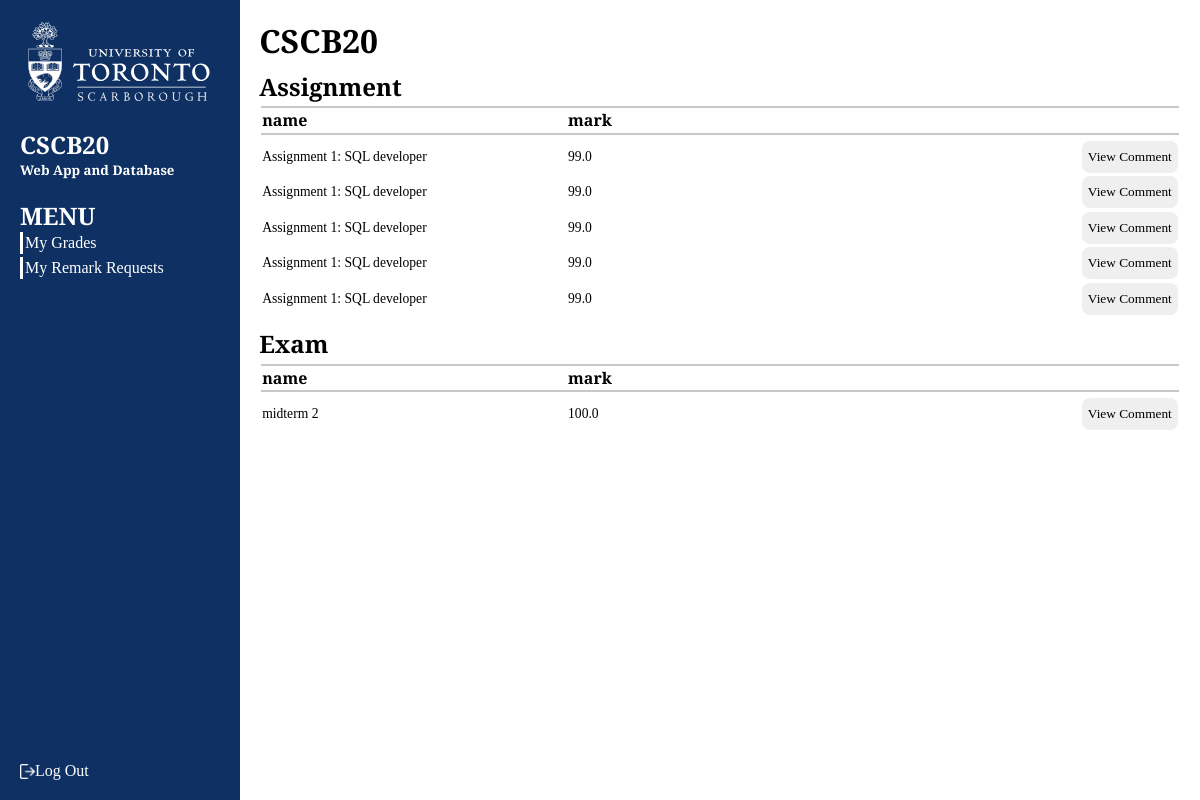
The app's page /student_remark.html (signed in), older data.
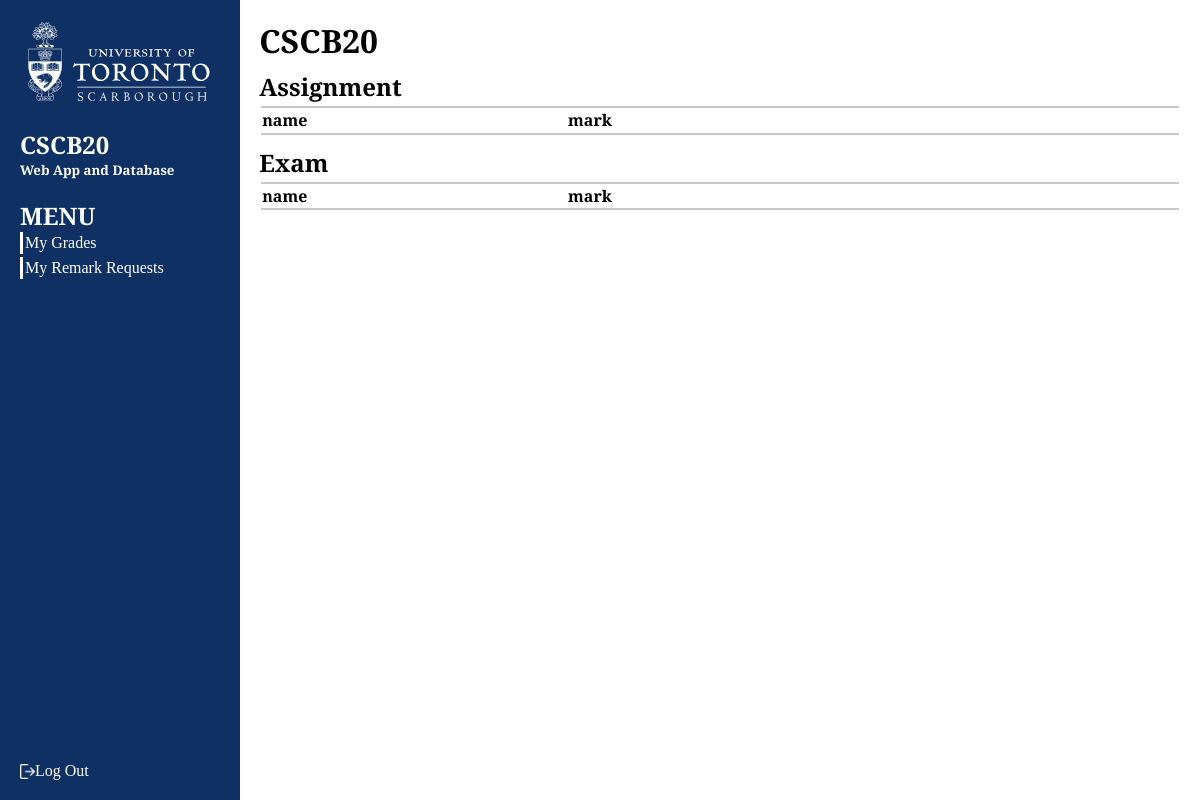
The same page, newer data.
### modules/models.py (models this page shows)
class Assignment(db.Model):
    __tablename__ = 'Assignment'
    aid = db.Column(db.String(5), primary_key = True)
    name = db.Column(db.String(30), nullable = False)
    due_date = db.Column(db.String(20), nullable = False)
    description = db.Column(db.String(2000), nullable = False)
    weight = db.Column(db.Float, nullable = False)
    total_point = db.Column(db.Integer, nullable = False)
    assignment_grades = db.relationship('Assignment_Grade', backref='assignments', lazy = True)

class Assignment_Grade(db.Model):
    __tablename__ = 'Assignment_Grade'
    sid = db.Column(db.String(20), primary_key = True)
    aid = db.Column(db.String(5), db.ForeignKey('Assignment.aid'), primary_key = True, nullable = False)
    grade = db.Column(db.Float, nullable = False)

class Exam(db.Model):
    __tablename__ = 'Exam'
    eid = db.Column(db.String(5), primary_key = True)
    name = db.Column(db.String(30), nullable = False)
    date = db.Column(db.String(20), nullable = False)
    weight = db.Column(db.Float, nullable = False)
    exam_grades = db.relationship('Exam_Grade', backref='exams', lazy=True)

class Exam_Grade(db.Model):
    __tablename__ = 'Exam_Grade'
    sid = db.Column(db.String(20), primary_key = True)
    eid = db.Column(db.String(5), db.ForeignKey('Exam.eid'), primary_key = True)
    grade = db.Column(db.Float)

### modules/student_side/student.py (the view)
@student.route('/my_remark_request')
@student.route('/student_remark.html')
def my_remark_request():
    if session['user-type'] != 'student':
        return redirect(url_for('home'))
    if 'username' not in session.keys():
        return redirect(url_for('auth.signin'))
    return render_template('student_remark.html',
                           assignment_remark_results = get_assignment_remark_req(),
                           exam_remark_results = get_exam_remark_req())

### modules/models.py (called while the page is built)
def get_utorid_by_username(username):
    return Login.query.filter(Login.username == username).first().utorid

### modules/student_side/remark_req.py (called while the page is built)
def get_assignment_remark_req():
    ass_req = Assignment_Regrade_Request.query.all()
    cur_utorid = get_utorid_by_username(session['username'])
    ret = []
    for item in ass_req:
        dict = {'name': Assignment.query.filter(Assignment.aid == item.aid).first().name,
            'mark': Assignment_Grade.query.filter(Assignment_Grade.aid == item.aid and\
                                                  Assignment_Grade.sid == cur_utorid).first().grade,
            'comment': item.comment}
        ret.append(dict)
    return ret

def get_exam_remark_req():
    exam_req = Exam_Regrade_Request.query.all()
    cur_utorid = get_utorid_by_username(session['username'])
    ret = []
    for item in exam_req:
        dict = {'name': Exam.query.filter(Exam.eid == item.eid).first().name,
            'mark': Exam_Grade.query.filter(Exam_Grade.eid == item.eid and \
                                            Exam_Grade.sid == cur_utorid).first().grade,
            'comment': item.comment}
        ret.append(dict)
    return ret

### templates/student_remark.html (shortened to what this page needs)
{% extends 'user_template.html' %} {% block more_css %}
<link rel="stylesheet" href="../static/css/student_remark.css" />
{% endblock %}  {% block custom_menu %}
<a href="student_grades.html"><li>My Grades</li></a>
<a href="student_remark.html"><li>My Remark Requests</li></a>
{% endblock%}{% block content %}
<main>
  <h1>CSCB20</h1>
  <div class="assessment-list-box">
    <h2>Assignment</h2>
    <table>
      <thead>
        <th>name</th>
        <th>mark</th>
        <th></th>
      </thead>
      <tbody>
        {% for remark in assignment_remark_results %}
        <tr>
          <td>{{remark['name']}}</td>
          <td>{{remark['mark']}}</td>
          <td class="view-comment">
            <button class="view-comment-button">View Comment</button>
          </td>
        </tr>
        {% endfor %}
      </tbody>
    </table>
  </div>
  <div class="assessment-list-box">
    <h2>Exam</h2>
    <table>
      <thead>
        <th>name</th>
        <th>mark</th>
        <th></th>
      </thead>
      <tbody>
        {% for remark in exam_remark_results %}
        <tr>
          <td>{{remark['name']}}</td>
          <td>{{remark['mark']}}</td>
          <td class="view-comment">
            <button class="view-comment-button">View Comment</button>
          </td>
        </tr>
        {% endfor %}
      </tbody>
    </table>
  </div>
</main>
{% endblock %}

### templates/user_template.html (shortened to what this page needs)
<!DOCTYPE html>
<html lang="en">
  <head>
    <link rel="stylesheet" href="../static/css/user_template.css" />
    {% block more_css %} {% endblock %}
  </head>
  <body>
    <nav class="sidebar">
      <div class="sidebar-content">
        <img src="../static/src/images/utsc-logo.svg" alt="utsc-logo" />
        <a href="index.html"
          ><h1>CSCB20</h1>
          <h5>Web App and Database</h5>
        </a>
        <div class="menu">
          <h2>MENU</h2>
          <ul>
            {% block custom_menu %} {% endblock%}
          </ul>
        </div>
      </div>
      <a class="log-out" herf="#">
        <img src="../static/src/images/logout.png" alt="log-out-icon" />
        Log Out
      </a>
    </nav>
    {% block content %} {% endblock %}
  </body>
</html>

### static/css/user_template.css (style rules this page uses)
body { font-family: 'Merriweather Sans'; color: black; background-color: #ffffff; margin: 0; display: grid; grid-template-columns: 240px auto; }
.sidebar { background-color: rgb(14, 48, 98); width: 240px; height: 100vh; display: flex; flex-direction: column; justify-content: space-between; }
.sidebar-content { display: flex; flex-direction: column; row-gap: 20px; padding: 20px; color: white; }
img { width: 100%; filter: invert(100%) sepia(94%) saturate(0%) hue-rotate(248deg) brightness(106%) contrast(106%); }
h1, h2, h5, ul { margin: 0; }
ul { list-style-type: none; padding: 0; }
li { border-left: 3px solid white; margin-bottom: 3px; padding: 2px; }
a { color: white; text-decoration: none; }
.log-out { display: flex; align-items: center; padding: 20px; }
.log-out img { width: 15px; }

### static/css/student_grades.css (style rules this page uses)
main { display: flex; flex-direction: column; padding: 2%; row-gap: 1%; }
table { width: 100%; }
thead { border-style: solid; border-top: 5px black; }
th { height: 80%; text-align: left; border-top: 2px solid rgb(200, 200, 200); border-bottom: 2px solid rgb(200, 200, 200); }

Row changes from the older to the newer data that the page shows:
removed Assignment: name "Assignment 1: SQL developer" "Assignment 1: SQL developer" "Assignment 1: SQL developer" "Assignment 1: SQL developer" "Assignment 1: SQL developer"
no longer on this page (row edited): Assignment_Grade: mark "99.0" "99.0" "99.0" "99.0" "99.0"
removed Exam: name "midterm 2"
no longer on this page (row edited): Exam_Grade: mark "100.0"
Text that changed along with them:
list line gone: "View Comment"
